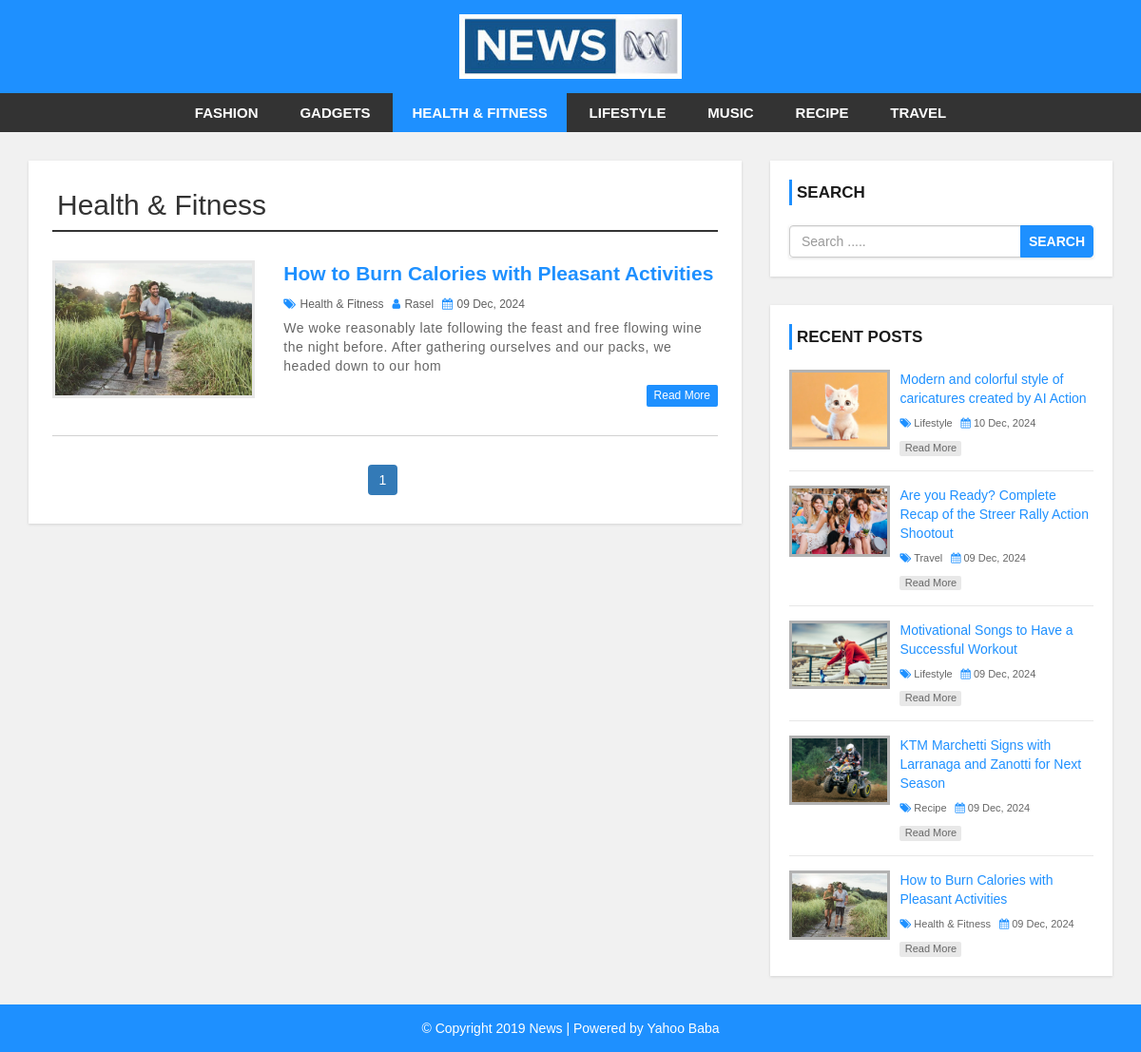
Page /category.php?cat_id=70 on the committed database.
### tables this page shows
CREATE TABLE `category` (
  `category_id` int NOT NULL,
  `category_name` varchar(100) NOT NULL,
  `post` int NOT NULL DEFAULT '0'
);

CREATE TABLE `post` (
  `post_id` int NOT NULL,
  `title` varchar(100) NOT NULL,
  `description` text NOT NULL,
  `category` varchar(100) NOT NULL,
  `post_date` varchar(50) NOT NULL,
  `author` int NOT NULL,
  `post_img` varchar(100) NOT NULL
);

CREATE TABLE `user` (
  `user_id` int UNSIGNED NOT NULL,
  `first_name` varchar(30) NOT NULL,
  `last_name` varchar(30) NOT NULL,
  `username` varchar(30) DEFAULT NULL,
  `password` varchar(40) DEFAULT NULL,
  `role` int NOT NULL
);

### category.php (the view, shortened to what this page needs)
<?php
include 'header.php';
global $conn;
$cat_id = $_GET['cat_id'] ?? 0;
$item_per_page = 2;
$total_records = mysqli_num_rows( mysqli_query($conn, "SELECT * FROM post WHERE category = {$cat_id}"));
$total_pages = ceil($total_records / $item_per_page);
$current_page = isset($_GET['page']) ? (int)$_GET['page'] : 1;
$offset = ($current_page - 1) * $item_per_page;
$sql = "SELECT * FROM post
        LEFT JOIN category ON post.category = category.category_id
        LEFT JOIN user ON post.author = user.user_id
         WHERE category = {$cat_id}
         ORDER BY post.post_id DESC
         LIMIT $item_per_page OFFSET $offset";
$result = mysqli_query($conn, $sql) or die("Connection failed: " . mysqli_error($conn));
$sql_2 = "SELECT category_name FROM category WHERE category_id = {$cat_id}";
$result_2 = mysqli_query($conn, $sql_2);
$category_assc_array = mysqli_fetch_assoc($result_2);
$category_name = $category_assc_array['category_name'] ?? "No Item Found";
?>
<div id="main-content">
    <div class="container">
        <div class="row">
            <div class="col-md-8">
                <div class="post-container">
                    <h2 class="page-heading"><?php echo $category_name; ?></h2>
                    <?php
                    if (mysqli_num_rows($result) > 0) {
                        while ($row = mysqli_fetch_assoc($result)) {
                            ?>
                            <div class="post-content">
                                <div class="row">
                                    <div class="col-md-4">
                                        <a class="post-img" href="single.php?id=<?php echo $row['post_id']; ?>">
                                            <img src="admin/upload/<?php echo $row['post_img']; ?>" alt=""/>
                                        </a>
                                    </div>
                                    <div class="col-md-8">
                                        <div class="inner-content clearfix">
                                            <h3>
                                                <a href='single.php?id=<?php echo $row['post_id']; ?>'>
                                                    <?php echo $row['title']; ?>
                                                </a>
                                            </h3>
                                            <div class="post-information">
                                            <span>
                                                <i class="fa fa-tags" aria-hidden="true"></i>
                                                <a href='category.php?cat_id=<?php echo $row['category_id']; ?>'><?php echo $row['category_name']; ?></a>
                                            </span>
                                                <span>
                                                <i class="fa fa-user" aria-hidden="true"></i>
                                                <a href='author.php?author_id=<?php echo $row['user_id']; ?>'><?php echo $row['first_name']; ?></a>
                                            </span>
                                                <span>
                                                <i class="fa fa-calendar" aria-hidden="true"></i>
                                                <?php echo $row['post_date']; ?>
                                            </span>
                                            </div>
                                            <p class="description">
                                                <?php echo substr($row['description'], 0, 150); ?>
                                            </p>
                                            <a class='read-more pull-right' href='single.php?id=<?php echo $row['post_id']; ?>'>read more</a>
                                        </div>
                                    </div>
                                </div>
                            </div>
                            <?php
                        }
                    }
                    ?>
                    <ul class='pagination'>
                        <?php
                        for ($x = 1; $x <= $total_pages; $x++) {
                            $active =  ($current_page == $x) ? "active" : "";
                            echo "<li class='{$active}'><a href='?cat_id={$cat_id}&page={$x}'>$x</a></li>";
                        }
                        ?>
                    </ul>
                </div>
            </div>
            <?php include 'sidebar.php'; ?>
        </div>
    </div>
</div>
<?php include 'footer.php'; ?>

### header.php (shortened to what this page needs)
<?php
global $conn;
?>
<!DOCTYPE html>
<html lang="en">
<head>
    <link rel="stylesheet" href="css/bootstrap.min.css"/>
    <link rel="stylesheet" href="css/font-awesome.css">
    <link rel="stylesheet" href="css/style.css">
</head>
<body>
<div id="header">
    <div class="container">
        <div class="row">
            <div class=" col-md-offset-4 col-md-4">
                <a href="index.php" id="logo"><img src="images/news.jpg"></a>
            </div>
        </div>
    </div>
</div>
<div id="menu-bar">
    <div class="container">
        <div class="row">
            <div class="col-md-12">
                <ul class='menu'>
                    <?php
                    if(isset($_GET['cat_id'])){
                        $cat_id = $_GET['cat_id'];
                    }else{
                        $cat_id = 0;
                    }
                    $sql = "SELECT * FROM category
                                ORDER BY category_name ASC";
                    $result = mysqli_query($conn, $sql) or die("Connection failed: " . mysqli_connect_error());
                    if (mysqli_num_rows($result) > 0) {
                        while ($row = mysqli_fetch_assoc($result)) {
                            $active = $row['category_id'] == $cat_id ? "active" : "";
                            ?>
                            <li><a class="<?php echo $active; ?>" href='category.php?cat_id=<?php echo $row['category_id']; ?>'><?php echo $row['category_name']; ?></a></li>
                            <?php
                        }
                    }
                    ?>
                </ul>
            </div>
        </div>
    </div>
</div>

### sidebar.php (shortened to what this page needs)
<?php
global $conn;
?>
<div id="sidebar" class="col-md-4">
    <div class="search-box-container">
        <h4>Search</h4>
        <form class="search-post" action="search.php" method="GET">
            <div class="input-group">
                <input type="text" name="search" class="form-control" placeholder="Search .....">
                <span class="input-group-btn">
                    <button type="submit" class="btn btn-danger">Search</button>
                </span>
            </div>
        </form>
    </div>
    <div class="recent-post-container">
        <h4>Recent Posts</h4>
        <?php
        $sql = "SELECT * FROM post
                    LEFT JOIN category ON post.category = category.category_id
                    ORDER BY post_id DESC
                    LIMIT 5";
        $result = mysqli_query($conn, $sql) or die("Query failed");
        if (mysqli_num_rows($result) > 0) {
            while ($row = mysqli_fetch_assoc($result)) {
                ?>
                <div class="recent-post">
                    <a class="post-img" href="single.php?id=<?php echo $row['post_id']; ?>">
                        <img src="admin/upload/<?php echo $row['post_img']; ?>" alt=""/>
                    </a>
                    <div class="post-content">
                        <h5>
                            <a href="single.php?id=<?php echo $row['post_id']; ?>">
                                <?php echo $row['title']; ?>
                            </a>
                        </h5>
                        <span>
                            <i class="fa fa-tags" aria-hidden="true"></i>
                            <a href='category.php?cat_id=<?php echo $row['category_id']; ?>'><?php echo $row['category_name']; ?></a>
                        </span>
                        <span>
                            <i class="fa fa-calendar" aria-hidden="true"></i>
                            <?php echo $row['post_date']; ?>
                        </span>
                        <a class="read-more" href="single.php?id=<?php echo $row['post_id']; ?>">read more</a>
                    </div>
                </div>
                <?php
            }
        }
        ?>
    </div>
</div>

### css/style.css (style rules this page uses)
body { background: #f1f1f1; font-family: sans-serif,arial,Helvetica; }
a, a:hover, a:focus { text-decoration: none; outline: none; }
ul { margin:0; padding:0; list-style:none; }
h2.page-heading { margin: 5px 0 30px; padding: 0 5px 10px; border-bottom: 2px solid #333; }
form { background: #fff; padding: 25px; box-shadow:0 1px 3px rgba(0, 0, 0, 0.13); }
#header { background: #1e90ff; text-align: center; padding: 15px; }
#logo { display: inline-block; width: 65%; }
#logo img { width: 100%; }
#menu-bar { background: #333; text-align: center; }
#menu-bar .menu > li { display: inline-block; }
.menu > li > a { padding: 10px 20px; display: block; text-transform: uppercase; color: #fff; font-size: 15px; font-weight:600; transition:all 0.5s ease 0s; }
#menu-bar .menu > li > a:hover, #menu-bar .menu > li > a.active { color:#fff; background:#1e90ff; }
#main-content { padding: 30px 0; min-height: 750px; }
#main-content .post-container { background-color: #fff; padding: 25px; box-shadow: 0 1px 3px rgba(0, 0, 0, 0.13); }
#main-content .post-content { border-bottom: 1px solid #d1d1d1; padding: 0 0 30px; margin-bottom:30px; }
#main-content .post-content img { width: 100%; }
#main-content .post-content .post-img { border: 3px solid #e7e7e7; display: block; height: 145px; overflow: hidden; transition: border .3s; }
#main-content .post-content h3 { font-size: 21px; line-height: 28px; font-weight: 600; margin: 0 0 7px; }
#main-content .post-content h3 a { color: #1e90ff; transition:all 0.3s; }
#main-content .post-content .post-information span { color: #606060; font-size: 12px; text-transform: capitalize; margin: 0 5px 5px 0; display: inline-block; }
#main-content .post-content .post-information i { color: #1e90ff; margin-right: 1px; }
#main-content .post-content .post-information a { color: #606060; text-decoration: none; }
#main-content .post-content p, #main-content .single-post p { color: #666; font-size: 14px; letter-spacing: 0.5px; margin:0 0 10px; }
#main-content .post-content a.read-more { color: #fff; background-color: #1E90FF; font-size: 12px; text-transform: capitalize; padding: 3px 8px; border-radius: 2px; transition: all 0.3s; }
.pagination { display: block; text-align: center; margin: 0; }
.pagination li { display:inline-block; margin: 0 5px 0 0; }
.pagination li a { border: none; background: #1e90ff; color: #fff; }
i.fa { color:#222; }
#sidebar h4 { color: #1A1A1A; font-size: 17px; line-height: 27px; font-weight:600; text-transform: uppercase; padding: 0 0 0 5px; margin: 0 0 21px; border-left: 3px solid #1e90ff; }
#sidebar .search-box-container { background-color: #fff; padding: 20px; margin: 0 0 30px; box-shadow: 0 1px 3px rgba(0, 0, 0, 0.13); }
#sidebar .search-post { padding: 0; }
#sidebar .search-post input { color: #606060; }
#sidebar .search-post .btn { font-weight: 600; text-transform: uppercase; padding: 6px 8px; background-color: #1E90FF; border-color: #1E90FF; outline: none; }
#sidebar .recent-post-container { padding: 20px; background: #fff; box-shadow: 0 1px 3px rgba(0, 0, 0, 0.13); }
#sidebar .recent-post { border-bottom: 1px solid #e7e7e7; padding: 0 0 15px; margin: 0 0 15px; }
#sidebar .recent-post:last-child { margin: 0; padding: 0; border: none; }
#sidebar .recent-post .post-img { display: inline-block; width: 33%; border: 3px solid rgba(0,0,0,0.3); vertical-align: top; transition: border .3s; }
#sidebar .recent-post .post-img img { width: 100%; }
#sidebar .recent-post .post-content { width: 65%; display: inline-block; border: none; padding: 0 0 0 7px; margin: 0; }
#sidebar .recent-post h5 { font-size: 14px; line-height: 20px; margin: 0 0 5px; }
#sidebar .recent-post h5 a { color: #1E90FF; }
#sidebar .recent-post span { color: #666; font-size: 11px; display: inline-block; margin: 0 5px 10px 0; }
#sidebar .recent-post span a { color: #666; }
#sidebar .recent-post span i { color: #1E90FF; }
#sidebar .recent-post a.read-more { color: #666; background-color: rgba(0,0,0,0.09); width: 65px; font-size: 11px; text-align: center; padding: 0; display: block; transition: all 0.3s; }

### rows in the picture
category: category_name "FASHION"
category: category_name "GADGETS"
category: category_name "HEALTH & FITNESS", category_name "Health & Fitness"
category: category_name "LIFESTYLE"
category: category_name "MUSIC"
category: category_name "RECIPE"
category: category_name "TRAVEL"
post: post_img (picture), title "How to Burn Calories with Pleasant Activities", category.category_name "Health & Fitness", user.first_name "Rasel", post_date "09 Dec, 2024", description "We woke reasonably late following the feast and free flowing wine the night before. After gathering ourselves and our packs, we headed down to our hom"
post: post_img (picture), title "Modern and colorful style of caricatures created by AI Action", category.category_name "Lifestyle", post_date "10 Dec, 2024"
post: post_img (picture), title "Are you Ready? Complete Recap of the Streer Rally Action Shootout", category.category_name "Travel", post_date "09 Dec, 2024"
post: post_img (picture), title "Motivational Songs to Have a Successful Workout", category.category_name "Lifestyle", post_date "09 Dec, 2024"
post: post_img (picture), title "KTM Marchetti Signs with Larranaga and Zanotti for Next Season", category.category_name "Recipe", post_date "09 Dec, 2024"
